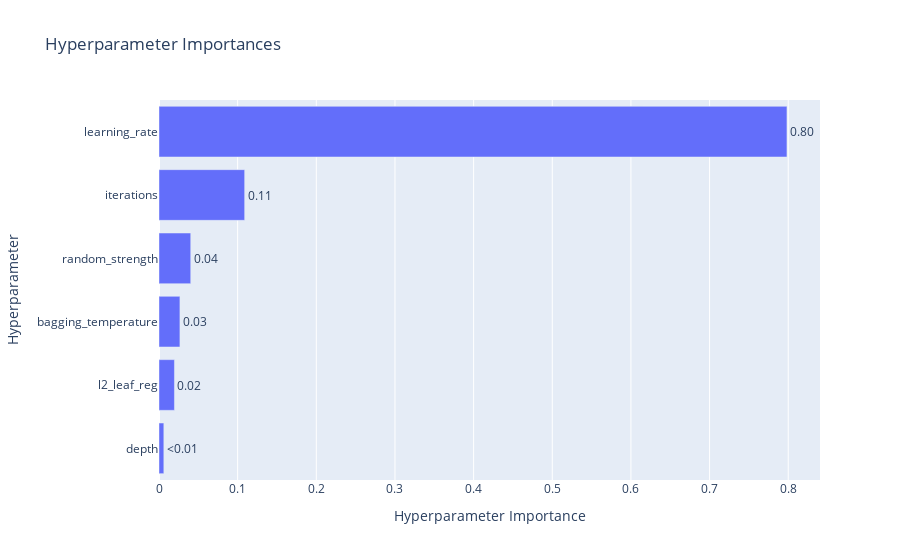

Notebook code for this chart:
### Code cell
optuna.visualization.plot_param_importances(study)

### Figure 1 — Plotly figure (JSON) as saved in the notebook; plotly's stock layout.template omitted (floating-point values rounded to 4 significant figures)
{"data": [{"cliponaxis": false, "hovertemplate": ["depth (IntDistribution): 0.006138406179706274<extra></extra>", "l2_leaf_reg (FloatDistribution): 0.019625679207137803<extra></extra>", "bagging_temperature (FloatDistribution): 0.02659457892036871<extra></extra>", "random_strength (FloatDistribution): 0.04033982175680402<extra></extra>", "iterations (IntDistribution): 0.10891386761513035<extra></extra>", "learning_rate (FloatDistribution): 0.7983876463208528<extra></extra>"], "name": "Objective Value", "orientation": "h", "text": ["<0.01", "0.02", "0.03", "0.04", "0.11", "0.80"], "textposition": "outside", "type": "bar", "x": [0.006138, 0.01963, 0.02659, 0.04034, 0.1089, 0.7984], "y": ["depth", "l2_leaf_reg", "bagging_temperature", "random_strength", "iterations", "learning_rate"]}], "layout": {"title": {"text": "Hyperparameter Importances"}, "xaxis": {"title": {"text": "Hyperparameter Importance"}}, "yaxis": {"title": {"text": "Hyperparameter"}}}}
